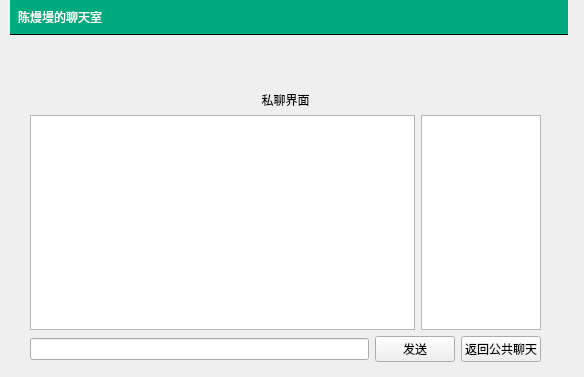
<?xml version="1.0" encoding="UTF-8"?>
<ui version="4.0">
 <class>MainWindow</class>
 <widget class="QMainWindow" name="MainWindow">
  <property name="geometry">
   <rect>
    <x>0</x>
    <y>0</y>
    <width>584</width>
    <height>377</height>
   </rect>
  </property>
  <property name="windowTitle">
   <string>聊天室客户端</string>
  </property>
  <widget class="QWidget" name="centralwidget">
   <widget class="QLabel" name="titleLabel">
    <property name="geometry">
     <rect>
      <x>10</x>
      <y>0</y>
      <width>558</width>
      <height>35</height>
     </rect>
    </property>
    <property name="styleSheet">
     <string notr="true">#titleLabel {
    background: white;
	border:none;
    border-bottom: 1px solid black;
    padding: 5px;
	font:24pt&quot;黑体&quot;;
	color:rgb(255,255,255);
	background-color:rgba(0,170,127,255);
}

#mainFrame {
    border: none;
    background: white;
}

#loginFrame {
    background: qlineargradient(x1:0, y1:0, x2:0, y2:1, stop:0#ddf, stop:1 #aaf);
    border: 1px solid gray;
    padding: 10px;
    border-radius: 25px;
}</string>
    </property>
    <property name="text">
     <string>陈熳墁的聊天室</string>
    </property>
   </widget>
   <widget class="QStackedWidget" name="stackedWidget">
    <property name="geometry">
     <rect>
      <x>10</x>
      <y>61</y>
      <width>558</width>
      <height>311</height>
     </rect>
    </property>
    <property name="currentIndex">
     <number>2</number>
    </property>
    <widget class="QWidget" name="loginPage">
     <layout class="QGridLayout" name="gridLayout_2">
      <item row="1" column="0">
       <spacer name="horizontalSpacer">
        <property name="orientation">
         <enum>Qt::Orientation::Horizontal</enum>
        </property>
        <property name="sizeHint" stdset="0">
         <size>
          <width>176</width>
          <height>20</height>
         </size>
        </property>
       </spacer>
      </item>
      <item row="1" column="1">
       <widget class="QFrame" name="loginFrame">
        <property name="frameShape">
         <enum>QFrame::Shape::StyledPanel</enum>
        </property>
        <property name="frameShadow">
         <enum>QFrame::Shadow::Raised</enum>
        </property>
        <layout class="QVBoxLayout" name="verticalLayout_2">
         <item>
          <layout class="QGridLayout" name="gridLayout">
           <item row="1" column="0">
            <widget class="QLabel" name="label_3">
             <property name="text">
              <string>昵称</string>
             </property>
            </widget>
           </item>
           <item row="0" column="1">
            <widget class="QLineEdit" name="serverEdit">
             <property name="text">
              <string>127.0.0.1</string>
             </property>
            </widget>
           </item>
           <item row="0" column="0">
            <widget class="QLabel" name="label_2">
             <property name="text">
              <string>服务器地址</string>
             </property>
            </widget>
           </item>
           <item row="1" column="1">
            <widget class="QLineEdit" name="usernameEdit">
             <property name="text">
              <string>cmm</string>
             </property>
            </widget>
           </item>
          </layout>
         </item>
         <item>
          <spacer name="verticalSpacer">
           <property name="orientation">
            <enum>Qt::Orientation::Vertical</enum>
           </property>
           <property name="sizeType">
            <enum>QSizePolicy::Policy::Fixed</enum>
           </property>
           <property name="sizeHint" stdset="0">
            <size>
             <width>20</width>
             <height>10</height>
            </size>
           </property>
          </spacer>
         </item>
         <item>
          <widget class="QPushButton" name="loginButton">
           <property name="text">
            <string>登录聊天室</string>
           </property>
          </widget>
         </item>
        </layout>
       </widget>
      </item>
      <item row="1" column="2">
       <spacer name="horizontalSpacer_2">
        <property name="orientation">
         <enum>Qt::Orientation::Horizontal</enum>
        </property>
        <property name="sizeHint" stdset="0">
         <size>
          <width>176</width>
          <height>20</height>
         </size>
        </property>
       </spacer>
      </item>
      <item row="2" column="1">
       <spacer name="verticalSpacer_3">
        <property name="orientation">
         <enum>Qt::Orientation::Vertical</enum>
        </property>
        <property name="sizeHint" stdset="0">
         <size>
          <width>20</width>
          <height>106</height>
         </size>
        </property>
       </spacer>
      </item>
      <item row="0" column="1">
       <spacer name="verticalSpacer_2">
        <property name="orientation">
         <enum>Qt::Orientation::Vertical</enum>
        </property>
        <property name="sizeHint" stdset="0">
         <size>
          <width>20</width>
          <height>106</height>
         </size>
        </property>
       </spacer>
      </item>
     </layout>
    </widget>
    <widget class="QWidget" name="chatPage">
     <layout class="QVBoxLayout" name="verticalLayout_3">
      <item>
       <layout class="QHBoxLayout" name="horizontalLayout_2">
        <item>
         <widget class="QTextEdit" name="roomTextEdit">
          <property name="maximumSize">
           <size>
            <width>16777215</width>
            <height>16777215</height>
           </size>
          </property>
         </widget>
        </item>
        <item>
         <widget class="QListWidget" name="userListWidget">
          <property name="maximumSize">
           <size>
            <width>120</width>
            <height>16777215</height>
           </size>
          </property>
         </widget>
        </item>
       </layout>
      </item>
      <item>
       <layout class="QHBoxLayout" name="horizontalLayout">
        <item>
         <widget class="QLineEdit" name="sayLineEdit"/>
        </item>
        <item>
         <widget class="QPushButton" name="sayButton">
          <property name="text">
           <string>发送</string>
          </property>
         </widget>
        </item>
        <item>
         <widget class="QPushButton" name="logoutButton">
          <property name="text">
           <string>退出</string>
          </property>
         </widget>
        </item>
        <item>
         <widget class="QPushButton" name="privateChatButton">
          <property name="enabled">
           <bool>true</bool>
          </property>
          <property name="text">
           <string>私聊</string>
          </property>
         </widget>
        </item>
       </layout>
      </item>
     </layout>
    </widget>
    <widget class="QWidget" name="privateChatPage">
     <widget class="QWidget" name="verticalLayoutWidget">
      <property name="geometry">
       <rect>
        <x>20</x>
        <y>30</y>
        <width>511</width>
        <height>271</height>
       </rect>
      </property>
      <layout class="QVBoxLayout" name="verticalLayout">
       <item>
        <widget class="QLabel" name="privateChatLabel">
         <property name="text">
          <string>私聊界面</string>
         </property>
         <property name="alignment">
          <set>Qt::AlignmentFlag::AlignCenter</set>
         </property>
        </widget>
       </item>
       <item>
        <layout class="QHBoxLayout" name="horizontalLayout_3">
         <item>
          <widget class="QTextEdit" name="privateTextEdit">
           <property name="readOnly">
            <bool>true</bool>
           </property>
          </widget>
         </item>
         <item>
          <widget class="QListWidget" name="privateUserListWidget">
           <property name="maximumSize">
            <size>
             <width>120</width>
             <height>16777215</height>
            </size>
           </property>
          </widget>
         </item>
        </layout>
       </item>
       <item>
        <layout class="QHBoxLayout" name="horizontalLayout_4">
         <item>
          <widget class="QLineEdit" name="privateSayLineEdit"/>
         </item>
         <item>
          <widget class="QPushButton" name="privateSendButton">
           <property name="text">
            <string>发送</string>
           </property>
          </widget>
         </item>
         <item>
          <widget class="QPushButton" name="backButton">
           <property name="text">
            <string>返回公共聊天</string>
           </property>
          </widget>
         </item>
        </layout>
       </item>
      </layout>
     </widget>
    </widget>
   </widget>
  </widget>
 </widget>
 <resources/>
 <connections/>
</ui>
